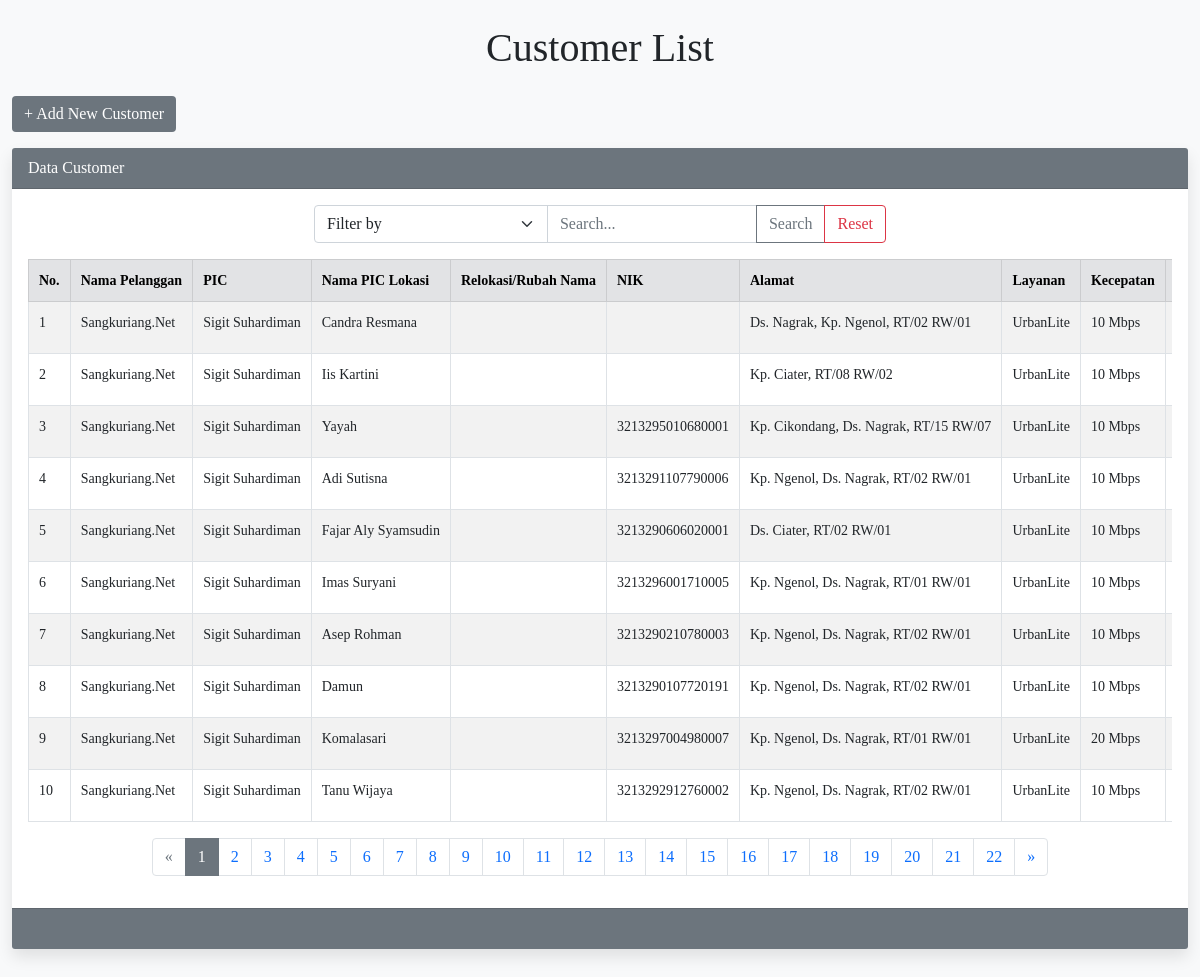
Screenshot of /Customer/src/views/customer/index.php with the database file from the repository.
### tables this page shows
CREATE TABLE `data_cust` (
  `id` int(11) NOT NULL,
  `nama_pelanggan` varchar(255) NOT NULL,
  `pic` varchar(255) NOT NULL,
  `nama_pic_lokasi` varchar(255) NOT NULL,
  `relokasi_rubah_nama` varchar(255) NOT NULL,
  `nik` varchar(255) NOT NULL,
  `alamat` varchar(255) NOT NULL,
  `rt_rw` varchar(255) NOT NULL,
  `layanan` varchar(255) NOT NULL,
  `kecepatan` varchar(255) NOT NULL,
  `biaya_bulanan` varchar(255) NOT NULL,
  `nomor_registrasi` int(11) NOT NULL,
  `username_pppoe` varchar(255) NOT NULL,
  `password_pppoe` varchar(255) NOT NULL,
  `vlan` int(11) NOT NULL,
  `type_onu` varchar(255) NOT NULL,
  `mac_address` varchar(255) NOT NULL,
  `serial_number` varchar(255) NOT NULL,
  `status_onu` varchar(255) NOT NULL,
  `status_pppoe` varchar(255) NOT NULL,
  `tanggal_aktif` varchar(255) NOT NULL,
  `status_user` varchar(255) NOT NULL,
  `keterangan` varchar(255) NOT NULL,
  `tanggal_simpan` timestamp NOT NULL DEFAULT current_timestamp() ON UPDATE current_timestamp()
);

### Customer/src/controllers/Controller.php (called while the page is built, shortened)
<?php
class Controller
{
    protected function view($view, $data = [])
    {
        $viewPath = '../../views/' . $view . '.php';
    }
    protected function model($model)
    {
        $modelPath = '../../models/' . $model . '.php';
        if (file_exists($modelPath)) {
            if (class_exists($model)) {
                return new $model();
            } else {
                die("Model class not found in file: $modelPath");
            }
        } else {
            die("Model file not found: $modelPath");
        }
    }
}

### Customer/src/models/Model.php (called while the page is built, shortened)
<?php
include_once '../../utils/database.php';
class Model
{
    public function __construct()
    {
        $database = new Database();
        $this->conn = $database->getConnection();
    }
}

### Customer/src/utils/database.php (called while the page is built, shortened)
<?php
class Database
{
    private $host = "localhost";
    private $username = "root";
    private $password = "";
    private $database = "customer";
    public function getConnection()
    {
        $this->conn = null;
        try {
            $this->conn = new PDO("mysql:host=" . $this->host . ";dbname=" . $this->database, $this->username, $this->password);
            $this->conn->setAttribute(PDO::ATTR_ERRMODE, PDO::ERRMODE_EXCEPTION);
        } catch (PDOException $e) {
            echo "Connection failed: " . $e->getMessage();
        }
        return $this->conn;
    }
}

### Customer/src/controllers/CustomerController.php (called while the page is built, shortened)
<?php
include_once 'Controller.php';
class CustomerController extends Controller
{
    public function index()
    {
        $customerModel = $this->model('CustomerModel');
        $customers = $customerModel->readAllCustomer();
        return $customers;
    }
}

### Customer/src/models/CustomerModel.php (called while the page is built, shortened)
<?php
include_once 'Model.php';
class CustomerModel extends Model
{
    public function readAllCustomer()
    {
        $query = "SELECT * FROM " . $this->table_name . " ORDER BY id DESC";
        $stmt = $this->conn->prepare($query);
        $stmt->execute();
        return $stmt->fetchAll(PDO::FETCH_ASSOC);
    }
}

### Customer/src/views/customer/index.php (the view, shortened to what this page needs)
<?php
include_once '../../controllers/CustomerController.php';
$customerController = new CustomerController();
$page = isset($_GET['page']) ? (int)$_GET['page'] : 1;
$recordsPerPage = 10;
$offset = ($page - 1) * $recordsPerPage;
if (isset($_GET['filter']) && isset($_GET['search'])) {
    $search = $_GET['search'];
    $filter = $_GET['filter'];
    $customers = $customerController->getCustomersBySearch($filter, $search);
} else {
    $customers = $customerController->index();
}
$totalCustomers = count($customers);
$totalPages = ceil($totalCustomers / $recordsPerPage);
$customers = array_slice($customers, $offset, $recordsPerPage);
$counter = $offset + 1;
?>
<!DOCTYPE html>
<html lang="id">
<head>
    <link href="https://cdn.jsdelivr.net/npm/bootstrap@5.0.2/dist/css/bootstrap.min.css" rel="stylesheet">
</head>
<body>
    <div class="container mt-4 mb-4">
        <h1 class="text-center mb-4">Customer List</h1>
        <a href="create.php" class="btn btn-custom mb-3">+ Add New Customer</a>
        <div class="row">
            <?php if (!empty($customers)) : ?>
                <div class="col-md-12">
                    <div class="card">
                        <div class="card-header">
                            Data Customer
                        </div>
                        <div class="card-body">
                            <div class="col-md-6 mx-auto">
                                <form action="" method="get" class="input-group mb-3 d-flex">
                                    <select class="form-select" name="filter" id="filter" aria-label="Filter Dropdown">
                                        <option value="">Filter by</option>
                                    </select>
                                    <input type="text" class="form-control" name="search" placeholder="Search..." aria-label="Search" aria-describedby="button-addon" value="<?php if (isset($_GET['search'])) echo $_GET['search']; ?>">
                                    <button type="submit" class="btn btn-outline-secondary" id="button-addon">Search</button>
                                    <button type="button" onclick="resetSearch()" class="btn btn-outline-danger">Reset</button>
                                </form>
                            </div>
                            <div class="table-responsive">
                                <table class="table table-striped table-hover table-bordered table-custom">
                                    <thead class="table-secondary">
                                        <tr>
                                        <th>No.</th>
                                        <th>Nama Pelanggan</th>
                                        <th>PIC</th>
                                        <th>Nama PIC Lokasi</th>
                                        <th>Relokasi/Rubah Nama</th>
                                        <th>NIK</th>
                                        <th>Alamat</th>
                                        <th>Layanan</th>
                                        <th>Kecepatan</th>
                                        <th>Biaya Bulanan</th>
                                        </tr>
                                    </thead>
                                    <tbody">
                                        <?php foreach ($customers as $customer) : ?>
                                            <tr>
                                                <td><?= $counter++ ?></td>
                                                <td><?= htmlspecialchars($customer['nama_pelanggan'], ENT_QUOTES, 'UTF-8') ?></td>
                                                <td><?= htmlspecialchars($customer['pic'], ENT_QUOTES, 'UTF-8') ?></td>
                                                <td><?= htmlspecialchars($customer['nama_pic_lokasi'], ENT_QUOTES, 'UTF-8') ?></td>
                                                <td><?= htmlspecialchars($customer['relokasi_rubah_nama'], ENT_QUOTES, 'UTF-8') ?></td>
                                                <td><?= htmlspecialchars($customer['nik'], ENT_QUOTES, 'UTF-8') ?></td>
                                                <td><?= htmlspecialchars($customer['alamat'], ENT_QUOTES, 'UTF-8') ?>, <?= htmlspecialchars($customer['rt_rw'], ENT_QUOTES, 'UTF-8') ?></td>
                                                <td><?= htmlspecialchars($customer['layanan'], ENT_QUOTES, 'UTF-8') ?></td>
                                                <td><?= htmlspecialchars($customer['kecepatan'], ENT_QUOTES, 'UTF-8') ?></td>
                                                <td><?= number_format((float)$customer['biaya_bulanan'], 0, ',', '.') ?></td>
                                            </tr>
                                        <?php endforeach; ?>
                                </table>
                            </div>
                            <nav aria-label="Page navigation example">
                                <ul class="pagination justify-content-center">
                                    <li class="page-item <?php if ($page <= 1) echo 'disabled'; ?>">
                                        <a class="page-link" href="?page=<?= $page - 1 ?>" aria-label="Previous">
                                            <span aria-hidden="true">&laquo;</span>
                                        </a>
                                    </li>
                                    <?php for ($i = 1; $i <= $totalPages; $i++) : ?>
                                        <li class="page-item <?php if ($i == $page) echo 'active'; ?>"><a class="page-link" href="?page=<?= $i ?>"><?= $i ?></a></li>
                                    <?php endfor; ?>
                                    <li class="page-item <?php if ($page >= $totalPages) echo 'disabled'; ?>">
                                        <a class="page-link" href="?page=<?= $page + 1 ?>" aria-label="Next">
                                            <span aria-hidden="true">&raquo;</span>
                                        </a>
                                    </li>
                                </ul>
                            </nav>
                        </div>
                        <div class="card-footer">
                        </div>
                    </div>
                </div>
            <?php endif; ?>
        </div>
    </div>
    <script src="https://cdn.jsdelivr.net/npm/bootstrap@5.0.2/dist/js/bootstrap.bundle.min.js"></script></body>
</html>

### Customer/src/views/customer/index.php (style rules this page uses)
body { background-color: #f8f9fa; font-family: "Times New Roman", Times, serif; }
.container { max-width: 1200px; margin: auto; }
.card { border: none; box-shadow: 0 0.5rem 1rem rgba(0, 0, 0, 0.1); margin-bottom: 20px; }
.card-header, .card-footer { background-color: #6c757d; color: #fff; text-align: start; }
.btn-custom { background-color: #6c757d; color: #fff; border: none; }
.form-control, .form-select { border-radius: 0.25rem; }
.pagination .page-item.active .page-link { background-color: #6c757d; border-color: #6c757d; }
.table { font-size: 0.875rem; }
.table-custom th, .table-custom td { white-space: nowrap; padding: 10px; }

### rows the page displays
data_cust: nama_pelanggan "Sangkuriang.Net", pic "Sigit Suhardiman", nama_pic_lokasi "Candra Resmana", alamat "Ds. Nagrak, Kp. Ngenol", rt_rw "RT/02 RW/01", layanan "UrbanLite", kecepatan "10 Mbps"
data_cust: nama_pelanggan "Sangkuriang.Net", pic "Sigit Suhardiman", nama_pic_lokasi "Iis Kartini", alamat "Kp. Ciater", rt_rw "RT/08 RW/02", layanan "UrbanLite", kecepatan "10 Mbps"
data_cust: nama_pelanggan "Sangkuriang.Net", pic "Sigit Suhardiman", nama_pic_lokasi "Yayah", nik "3213295010680001", alamat "Kp. Cikondang, Ds. Nagrak", rt_rw "RT/15 RW/07", layanan "UrbanLite", kecepatan "10 Mbps"
data_cust: nama_pelanggan "Sangkuriang.Net", pic "Sigit Suhardiman", nama_pic_lokasi "Adi Sutisna", nik "3213291107790006", alamat "Kp. Ngenol, Ds. Nagrak", rt_rw "RT/02 RW/01", layanan "UrbanLite", kecepatan "10 Mbps"
data_cust: nama_pelanggan "Sangkuriang.Net", pic "Sigit Suhardiman", nama_pic_lokasi "Fajar Aly Syamsudin", nik "3213290606020001", alamat "Ds. Ciater", rt_rw "RT/02 RW/01", layanan "UrbanLite", kecepatan "10 Mbps"
data_cust: nama_pelanggan "Sangkuriang.Net", pic "Sigit Suhardiman", nama_pic_lokasi "Imas Suryani", nik "3213296001710005", alamat "Kp. Ngenol, Ds. Nagrak", rt_rw "RT/01 RW/01", layanan "UrbanLite", kecepatan "10 Mbps"
data_cust: nama_pelanggan "Sangkuriang.Net", pic "Sigit Suhardiman", nama_pic_lokasi "Asep Rohman", nik "3213290210780003", alamat "Kp. Ngenol, Ds. Nagrak", rt_rw "RT/02 RW/01", layanan "UrbanLite", kecepatan "10 Mbps"
data_cust: nama_pelanggan "Sangkuriang.Net", pic "Sigit Suhardiman", nama_pic_lokasi "Damun", nik "3213290107720191", alamat "Kp. Ngenol, Ds. Nagrak", rt_rw "RT/02 RW/01", layanan "UrbanLite", kecepatan "10 Mbps"
data_cust: nama_pelanggan "Sangkuriang.Net", pic "Sigit Suhardiman", nama_pic_lokasi "Komalasari", nik "3213297004980007", alamat "Kp. Ngenol, Ds. Nagrak", rt_rw "RT/01 RW/01", layanan "UrbanLite", kecepatan "20 Mbps"
data_cust: nama_pelanggan "Sangkuriang.Net", pic "Sigit Suhardiman", nama_pic_lokasi "Tanu Wijaya", nik "3213292912760002", alamat "Kp. Ngenol, Ds. Nagrak", rt_rw "RT/02 RW/01", layanan "UrbanLite", kecepatan "10 Mbps"
